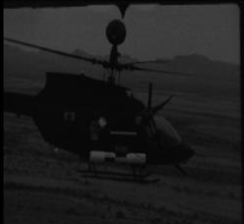
#> input picture histogram_equalization/heli_sotet.bmp, 244 x 224 px
$ python SquareRootStretching.py
#> lines starting #> are read from the running program, lines starting #| are printed output that depends on the picture
import cv2 as cv
import numpy as np
from matplotlib import pyplot as plt

class SquareRootStretching:
    def __init__(self, image_path):
        # Load the image in grayscale mode.
#> called with image_path = 'heli_sotet.bmp'
        self.src = cv.imread(image_path, cv.IMREAD_GRAYSCALE)
#> self.src is the input picture: shape (224, 244); min 0, max 75, mean 30.6
        if self.src is None:
            raise ValueError("Image not found or the path is incorrect")

    def perform_stretching(self):
        # Normalize the pixel values to the range [0, 1].
        normalized = self.src / 255.0
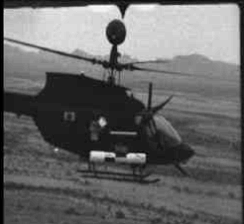
#> normalized: shape (224, 244) float64; min 0, max 0.294, mean 0.12; drawn with min black and max white

        # Apply the square root transformation.
        self.stretched = np.sqrt(normalized) * 255
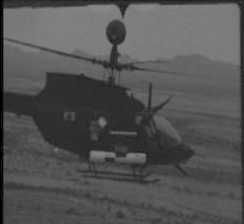
#> self.stretched: shape (224, 244) float64; min 0, max 138.3, mean 83.8

        # Convert the result to an 8-bit image format for display.
        self.stretched = np.clip(self.stretched, 0, 255).astype(np.uint8)

    def display_results(self):
        # Create a layout with 1 row and 2 columns for displaying images.
        f, axs = plt.subplots(1, 2, figsize=(20, 8))

        # Display the original image.
        axs[0].imshow(self.src, cmap='gray', vmin=0, vmax=255)
        axs[0].set_title('Original Image')
        axs[0].axis('off')

        # Display the square root stretched image.
        axs[1].imshow(self.stretched, cmap='gray', vmin=0, vmax=255)
        axs[1].set_title('Square Root Stretched Image')
        axs[1].axis('off')

        # Show the plot.
        plt.tight_layout()
        plt.show()
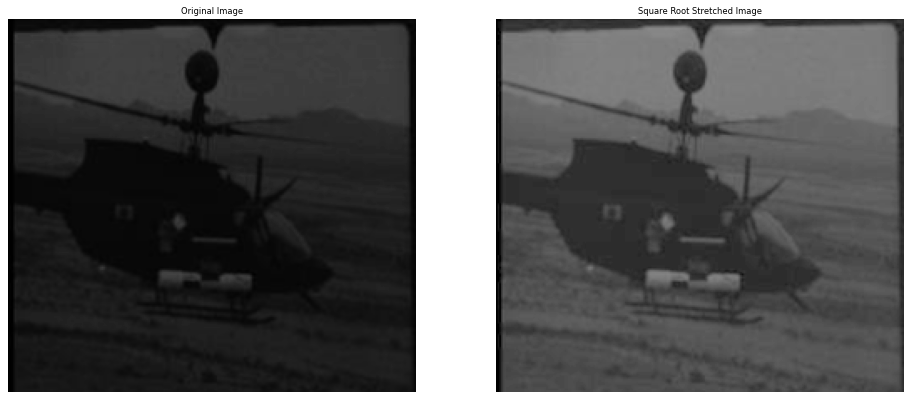
#> figure drawn by matplotlib, 2 panels

# Example usage:
if __name__ == '__main__':
    image_path = 'heli_sotet.bmp'
    square_root_stretching = SquareRootStretching(image_path)
    square_root_stretching.perform_stretching()
    square_root_stretching.display_results()
